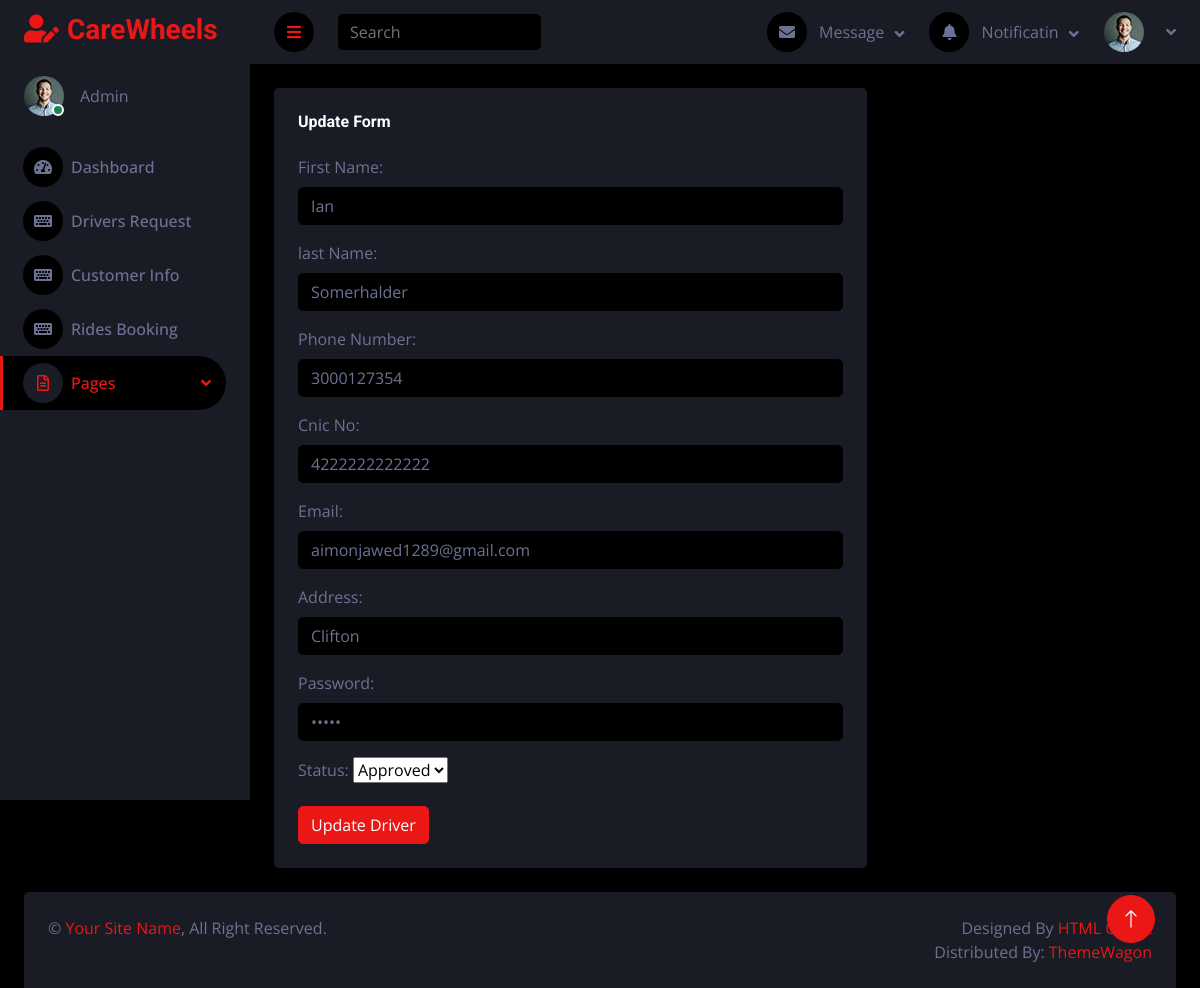
The page /admin/driver_update.php?id=23 (signed in) on the database its author committed.
### tables this page shows
CREATE TABLE `drivers` (
  `d_id` int(11) NOT NULL,
  `d_fname` varchar(55) NOT NULL,
  `d_lname` varchar(55) NOT NULL,
  `d_phone` bigint(11) NOT NULL,
  `CNIC` bigint(13) NOT NULL,
  `d_email` varchar(55) NOT NULL,
  `d_address` varchar(55) NOT NULL,
  `d_password` varchar(55) NOT NULL,
  `d_status` varchar(55) DEFAULT NULL
);

### admin/driver_update.php (the view, shortened to what this page needs)
<?php
require("connect.php");
if($_SESSION["a_email"]){
?>
<!DOCTYPE html>
<html lang="en">
<head>
    <link href="https://cdnjs.cloudflare.com/ajax/libs/font-awesome/5.10.0/css/all.min.css" rel="stylesheet">
    <link href="https://cdn.jsdelivr.net/npm/bootstrap-icons@1.4.1/font/bootstrap-icons.css" rel="stylesheet">
    <link href="lib/owlcarousel/assets/owl.carousel.min.css" rel="stylesheet">
    <link href="lib/tempusdominus/css/tempusdominus-bootstrap-4.min.css" rel="stylesheet" />
    <link href="css/bootstrap.min.css" rel="stylesheet">
    <link href="css/style.css" rel="stylesheet">
</head>
<body>
<div class="page-wrapper">
<?php
include("sidebar.php");
?>
<?php
$id = $_GET['id'];
$Dquery = "SELECT * FROM `drivers` WHERE `d_id` = '$id'";
$Dresult = mysqli_query($conn , $Dquery);
$row = mysqli_fetch_row($Dresult);
?>
<div class="container-fluid pt-4 px-4">
                <div class="row">
<div class="col-lg-12 col-xl-8">
                        <div class="bg-secondary rounded h-100 p-4">
                            <h6 class="mb-4">Update Form</h6>
                            <form method="POST" action="">
                                <div class="mb-3">
                                    <label for="" class="form-label">First Name:</label>
                                    <input type="text" class="form-control" name="d_fname" value="<?php echo $row['1'];?>" id="">
                                </div>
                                <div class="mb-3">
                                    <label for="" class="form-label">last Name:</label>
                                    <input type="text" class="form-control" name="d_lname" value="<?php echo $row['2'];?>" id="">
                                </div>
                                <div class="mb-3">
                                    <label for="" class="form-label">Phone Number:</label>
                                    <input type="number" class="form-control" name="d_phone" value="<?php echo $row['3'];?>" id="">
                                </div>
                                <div class="mb-3">
                                    <label for="" class="form-label">Cnic No:</label>
                                    <input type="number" class="form-control" name="cnic" value="<?php echo $row['4'];?>" id="">
                                </div>
                                <div class="mb-3">
                                    <label for="" class="form-label">Email:</label>
                                    <input type="email" class="form-control" name="d_email" value="<?php echo $row['5'];?>" id="">
                                </div>
                                <div class="mb-3">
                                    <label for="" class="form-label">Address:</label>
                                    <input type="text" class="form-control" name="d_address" value="<?php echo $row['6'];?>" id="">
                                </div>
                                <div class="mb-3">
                                    <label for="" class="form-label">Password:</label>
                                    <input type="password" class="form-control" name="d_password" value="<?php echo $row['7'];?>" id="">
                                </div>
                                <div class="mb-3">
                                    <label for="" class="form-label">Status:</label>
                                    <select name="d_status" value="<?php echo $row['8'];?>" id="">
                                     <option value="Approved">Approved</option>
                                    </select>
                                </div>
                                <button type="submit" name="update" class="btn btn-primary">Update Driver</button>
                            </form>
                        </div>
                    </div>
                    </div>
                    </div>
</div>
        <a href="#" class="btn btn-lg btn-primary btn-lg-square back-to-top"><i class="bi bi-arrow-up"></i></a>
    <?php
include('footer.php');
?>
</body>
</html>
<?php
}
else{
    header("location:signin.php");
}
?>

### admin/css/style.css (style rules this page uses)
:root { --primary: #EB1616; --secondary: #191C24; --light: #6C7293; --dark: #000000; }
.back-to-top { position: fixed; display: none; right: 45px; bottom: 45px; z-index: 99; }
.btn { transition: .5s; }
.btn-lg-square { width: 48px; height: 48px; }
.btn-square, .btn-sm-square, .btn-lg-square { padding: 0; display: inline-flex; align-items: center; justify-content: center; font-weight: normal; border-radius: 50px; }

### rows shown on the page
drivers: d_fname "Ian", d_lname "Somerhalder", d_phone "3000127354", cnic "4222222222222", d_email "aimonjawed1289@gmail.com", d_address "Clifton", d_status "Approved"
